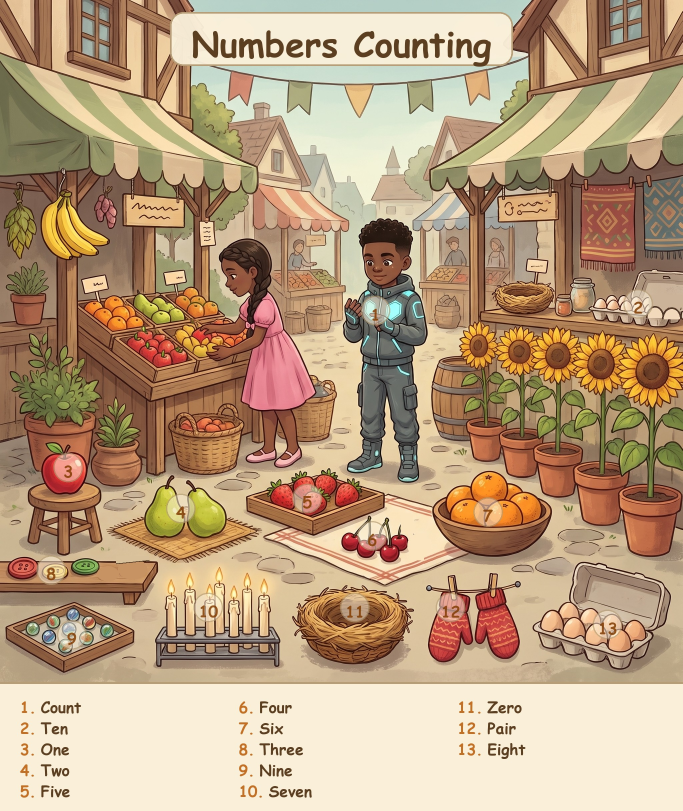
#> input picture workbook/poster_pipeline/preview/land2_numbers-counting.jpg, 2048 x 2433 px, given in place of land2_numbers-counting.png, which was not available (shown at 1/3 size)
$ python probe_land2.py
#> lines starting #> are read from the running program, lines starting #| are printed output that depends on the picture; pictures that were not available may be replaced by others from this repository, and a replacement may not be noted
#!/usr/bin/env python3
# -*- coding: utf-8 -*-
"""Probe exact colours before round 4: carton-lid grey, egg cream, and the
real pink of the tablecloth stripe (scan for pinkish runs instead of guessing
a box)."""
from collections import Counter
from PIL import Image

SP = r"C:\Users\ldmur\AppData\Local\Temp\claude\C--Users-ldmur--claude\ccb14fc2-40d8-431b-8da9-b1fc20741912\scratchpad"
SC = "scenes/"

def modal(img, box, tag):
    px = list(img.crop(box).getdata())
    c = Counter(px).most_common(1)[0][0]
    print(tag, c, "luma", int(0.3 * c[0] + 0.59 * c[1] + 0.11 * c[2]))
    return c

im = Image.open(SC + "land2_numbers-counting.png").convert("RGB")
#> im is the input picture: PIL image 2048x2433 RGB; mean R, G, B 184.8, 157.3, 126.6

# candidate carton-lid greys (left of the botched rect) and egg creams
modal(im, (1760, 840, 1820, 868), "lid-A")
#> in modal, `px = list(img.crop(box).getdata())`: px = 1680 items, first 6: (141, 115, 98), (139, 116, 98), (132, 109, 91), (116, 95, 74), (96, 75, 54), (92, 71, 50)
#> in modal, `c = Counter(px).most_common(1)[0][0]`: c = (171, 141, 107)
#| lid-A (171, 141, 107) luma 146
modal(im, (1850, 845, 1900, 868), "lid-B")
#| lid-B (144, 116, 94) luma 121
modal(im, (1900, 888, 1938, 912), "lid-C-nearpatch")
#| lid-C-nearpatch (216, 198, 176) luma 200
modal(im, (1800, 930, 1840, 958), "egg-A")
#| egg-A (203, 177, 150) luma 181
modal(im, (1740, 922, 1780, 950), "egg-B")
#| egg-B (67, 29, 8) luma 38

# stripe: scan rows above and below the wiped gap for pinkish pixels (R-G big)
for y in (1610, 1618, 1695, 1700, 1710):
    runs = []
    start = None
    for x in range(1240, 1340):
        r, g, b = im.getpixel((x, y))
        pinkish = (r - g) > 18 and r > 150
        if pinkish and start is None:
            start = x
        if not pinkish and start is not None:
            runs.append((start, x - 1))
            start = None
    if start is not None:
        runs.append((start, 1339))
    samples = [im.getpixel(((a + b) // 2, y)) for a, b in runs]
    print("row", y, "pink runs", runs, samples)
#> this loop made 5 passes
#> samples on passes 1, 2, 4, 5: [(248, 228, 191), (158, 137, 118)], [(251, 229, 192), (252, 233, 201)], [(247, 224, 192), (225, 199, 164)], [(225, 202, 168), (221, 198, 157)]
#| row 1610 pink runs [(1240, 1325), (1333, 1333)] [(248, 228, 191), (158, 137, 118)]
#| row 1618 pink runs [(1240, 1331), (1335, 1338)] [(251, 229, 192), (252, 233, 201)]
#| row 1695 pink runs [(1240, 1270), (1275, 1293), (1298, 1310), (1321, 1339)] [(207, 136, 104), (248, 224, 186), (223, 198, 168), (186, 159, 130)]
#| row 1700 pink runs [(1240, 1298), (1309, 1339)] [(247, 224, 192), (225, 199, 164)]
#| row 1710 pink runs [(1240, 1273), (1286, 1339)] [(225, 202, 168), (221, 198, 157)]

# zoomed grid-free crops for eyeballing
def crop(img, box, scale, name):
#> called with box = (1900, 850, 2048, 1010), scale = 4, name = 'p_eggcorner.png'
    w, h = box[2] - box[0], box[3] - box[1]
    img.crop(box).resize((int(w * scale), int(h * scale))).save(SP + "\\" + name)
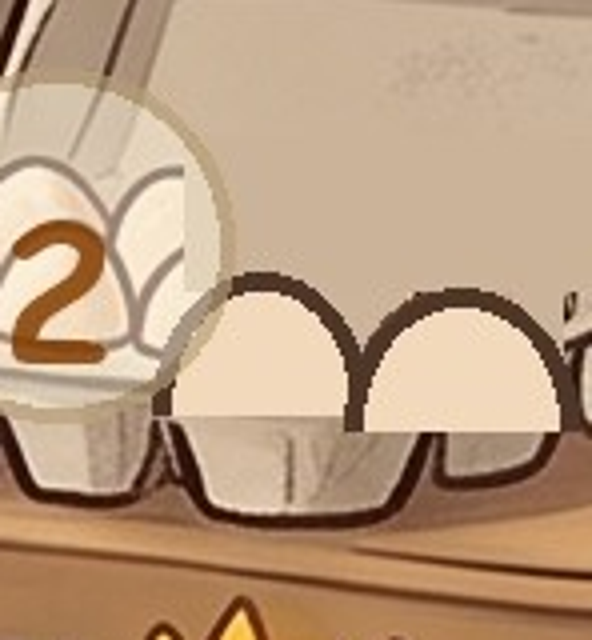
#> saved as p_eggcorner.png: PIL image 592x640 RGB; mean R, G, B 187.2, 157.8, 129.8

crop(im, (1900, 850, 2048, 1010), 4, "p_eggcorner.png")
crop(im, (1240, 1590, 1340, 1740), 5, "p_stripe.png")
#> call 2 of crop, with box = (1240, 1590, 1340, 1740), scale = 5, name = 'p_stripe.png'
#> in crop (call 2), `img.crop(box).resize((int(w * scale), int(h * scale))).save(SP + "\\" ..`:
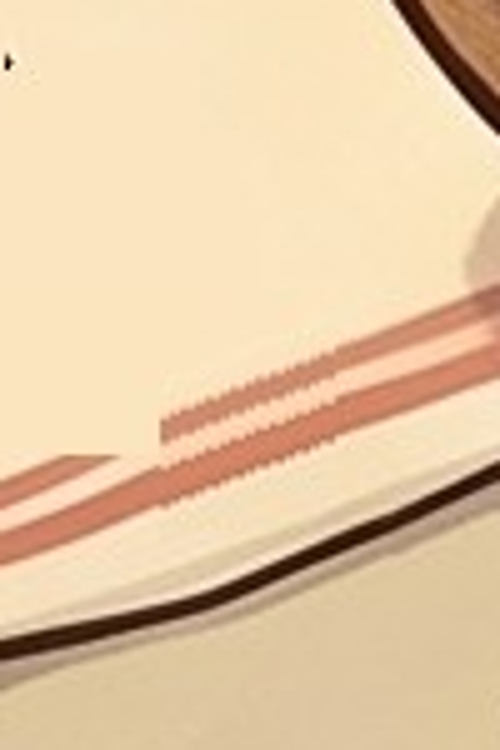
#> saved as p_stripe.png: PIL image 500x750 RGB; mean R, G, B 230.1, 202.2, 166.6
print("probe done")

$ run again, with workbook/poster_pipeline/preview/_land1_contact_sheet.jpg copied over workbook/poster_pipeline/preview/land2_numbers-counting.jpg
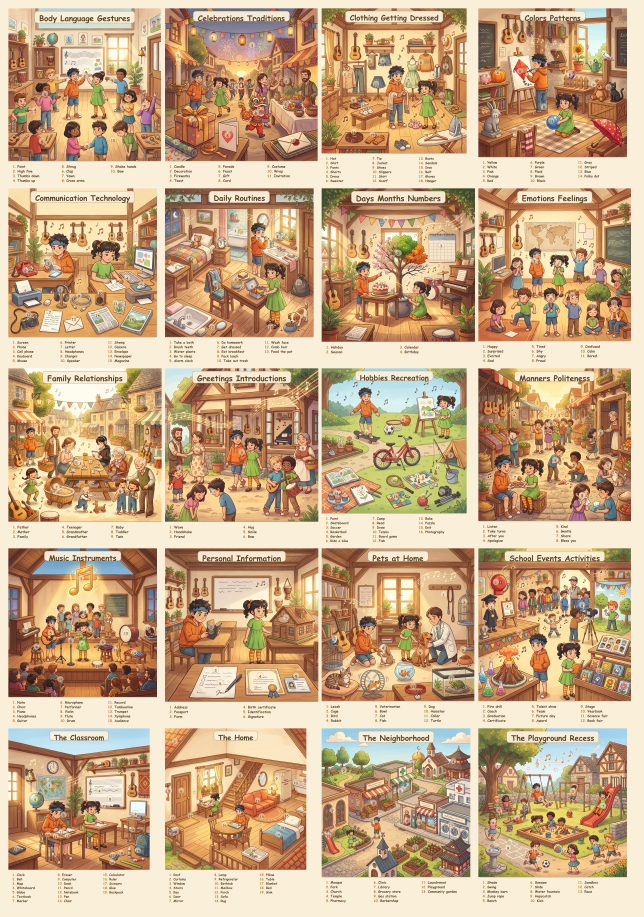
#> input picture workbook/poster_pipeline/preview/_land1_contact_sheet.jpg, 1930 x 2750 px, given in place of land2_numbers-counting.png, which was not available (shown at 1/3 size)
#> im is the input picture: PIL image 1930x2750 RGB; mean R, G, B 199.6, 168.9, 134.3
#> px = 1680 items, first 6: (132, 76, 27), (182, 125, 80), (96, 41, 11), (135, 78, 58), (156, 93, 78), (162, 94, 83)
#> c = (160, 161, 68)
#| lid-A (160, 161, 68) luma 150
#| lid-B (250, 239, 219) luma 240
#| lid-C-nearpatch (250, 239, 217) luma 239
#| egg-A (253, 196, 119) luma 204
#| egg-B (254, 216, 133) luma 218
#> the loop `for y in (1610, 1618, 1695, 1700, 1710):` made 5 passes
#> samples on passes 3 to 5: [(158, 98, 62), (151, 92, 58)], [(167, 102, 60), (155, 96, 64)], [(222, 185, 141)]
#> (printed output is left out)
#> in crop, `img.crop(box).resize((int(w * scale), int(h * scale))).save(SP + "\\" ..`:
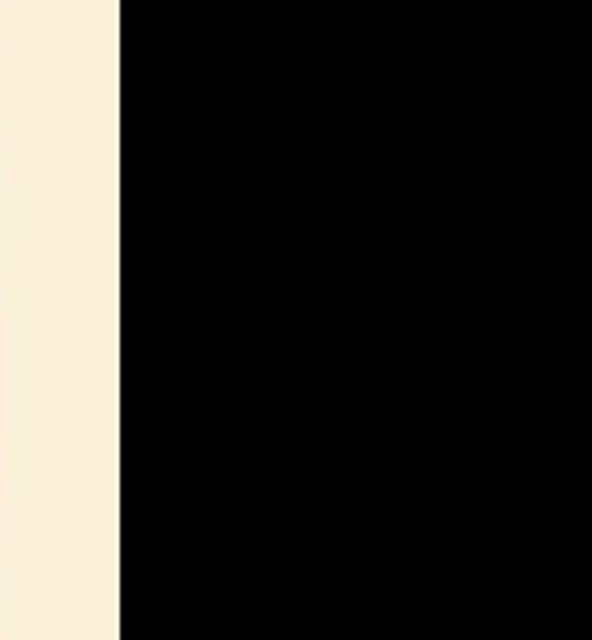
#> saved as p_eggcorner.png: PIL image 592x640 RGB; mean R, G, B 50.7, 48.5, 44
#> in crop (call 2), `img.crop(box).resize((int(w * scale), int(h * scale))).save(SP + "\\" ..`:
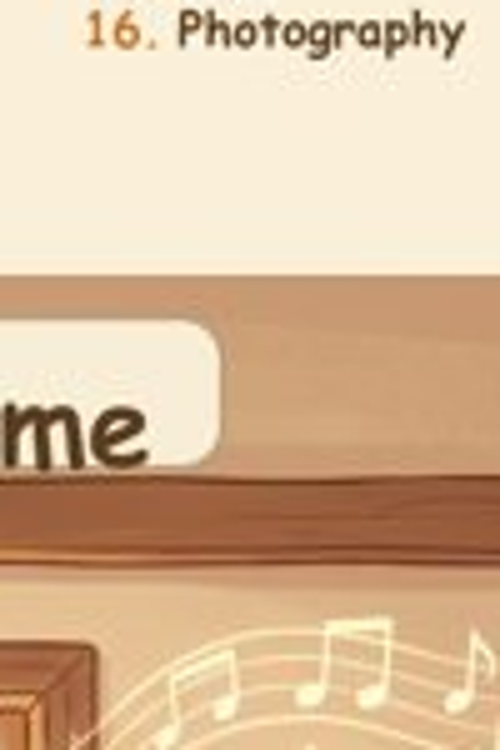
#> saved as p_stripe.png: PIL image 500x750 RGB; mean R, G, B 216.9, 186.9, 154.5
